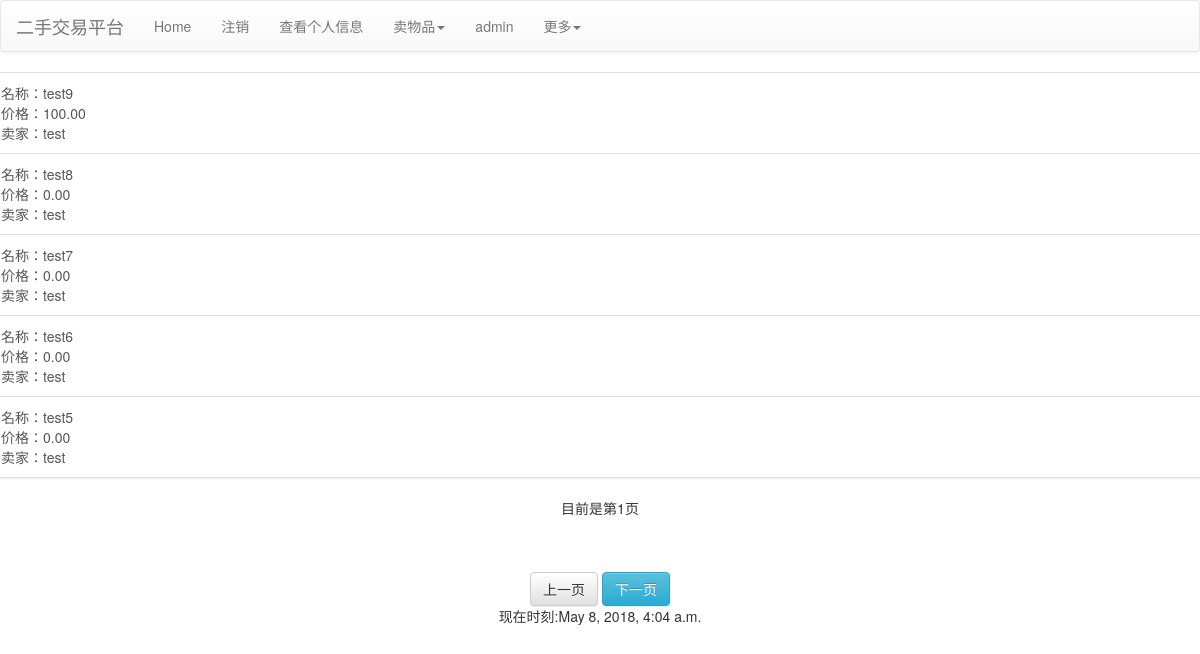
Screenshot of /product_modify (signed in) with the database file from the repository.
### mainsite/models.py (models this page shows, shortened)
class Product(models.Model):
    seller = models.ForeignKey(Profile,on_delete=models.CASCADE)
    category = models.ForeignKey(Category, null = True, blank = True, on_delete = models.SET_NULL)
    price = models.DecimalField(max_digits = 10, decimal_places = 2, default = 0)
    name = models.CharField(max_length = 32)
    description = models.TextField(default = "暂无说明")
    state = models.IntegerField(default = 0)

class Profile(models.Model):
    user = models.OneToOneField(User, on_delete=models.CASCADE)
    male = models.BooleanField(default = False)
    enabled = models.BooleanField(default = True)
    full_name = models.CharField(max_length = 32, null = True, blank = True)
    phone = models.CharField(max_length = 15, null = True, blank = True)
    address = models.CharField(max_length = 256, null = True, blank = True)
    BoundPayment = models.CharField(max_length = 32, null = True, blank = True)
    def __str__(self):
        return self.user.username

### mainsite/views.py (the view)
# urls.py: path('product_modify', views.product_modify_select),
@login_required(login_url='/login/')
def product_modify_select(request):
    TheTimeOfNow = datetime.now()
    if request.user.is_authenticated:
        username = request.user.username
    profile_cur = models.Profile.objects.get(user=request.user)
    all_products = models.Product.objects.filter(state=0, seller = profile_cur).order_by("-id")
    paginator_cur = paginator.Paginator(all_products, 5)
    p = request.GET.get('p')
    try:
        products = paginator_cur.page(p)
    except paginator.PageNotAnInteger:
        products = paginator_cur.page(1)
    except paginator.EmptyPage:
        products = paginator_cur.page(paginator_cur.num_pages)
    return render(request, 'product_modify_select.html', locals())

### templates/product_modify_select.html (shortened to what this page needs)
{% extends "base.html" %}
{% block content %}
<div class="contrainer">
    <div class="row">
        {% for product in products %}
            {% if forloop.first %}
                <div class="list-group">
            {% endif %}
                    <a href="/product_modify/{{product.id}}" class="list-group-item">
                        名称：{{product.name}}
                        <br />
                        价格：{{product.price}}
                        <br />
                        卖家：{{product.seller}}
                        <br />
                    </a>
            {% if forloop.last %}
                </div>
            {% endif %}
        {% empty %}
            <center><h3>您没有正在等待出售的物品</h3></center>
        {% endfor %}
    </div>
    <div class="row" align="center">
            目前是第{{ products.number }}页
    </div>
    <div class="pagination pagination-centered" style="height: auto;">
    </div>
    <div class="row" align="center">
        {% if products.has_previous %}
            <a class="btn btn-info" href="?p={{ products.previous_page_number }}">
                上一页
            </a>
        {% else %}
            <a class="btn btn-default" href="#">
                上一页
            </a>
        {% endif %}
        {% if products.has_next %}
            <a class="btn btn-info" href="?p={{ products.next_page_number }}">
                下一页
            </a>
        {% else %}
            <a class="btn btn-default " href="#">
                下一页
            </a>
        {% endif %}
    </div>
</div>
{% endblock %}

### rows the page displays
Product: name "test9", price "100.00", seller "test"
Product: name "test8", price "0.00", seller "test"
Product: name "test7", price "0.00", seller "test"
Product: name "test6", price "0.00", seller "test"
Product: name "test5", price "0.00", seller "test"

### other values shown
{{ products.number }} "1"
